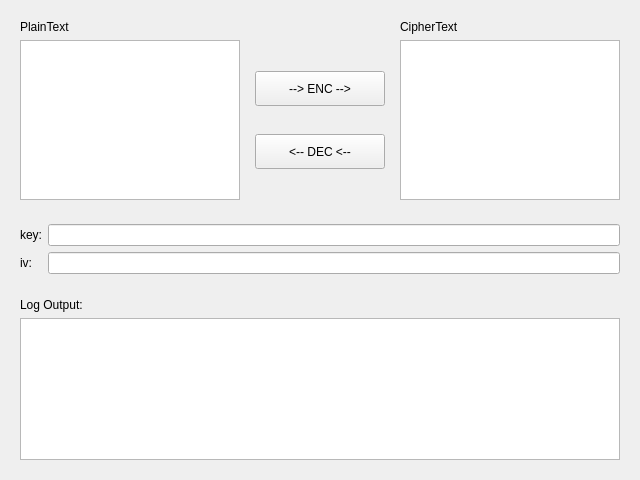
<?xml version="1.0" encoding="UTF-8"?>
<ui version="4.0">
 <class>Widget</class>
 <widget class="QWidget" name="Widget">
  <property name="geometry">
   <rect>
    <x>0</x>
    <y>0</y>
    <width>640</width>
    <height>480</height>
   </rect>
  </property>
  <property name="windowTitle">
   <string>Widget</string>
  </property>
  <layout class="QVBoxLayout" name="verticalLayout_5">
   <item>
    <widget class="QWidget" name="topWidget" native="true">
     <layout class="QGridLayout" name="gridLayout_2">
      <item row="0" column="0">
       <widget class="QLabel" name="plainTextLabel">
        <property name="text">
         <string>PlainText</string>
        </property>
       </widget>
      </item>
      <item row="0" column="2">
       <widget class="QLabel" name="plainTextLabel_2">
        <property name="text">
         <string>CipherText</string>
        </property>
       </widget>
      </item>
      <item row="1" column="0">
       <widget class="QTextEdit" name="plainText">
        <property name="sizePolicy">
         <sizepolicy hsizetype="Expanding" vsizetype="Expanding">
          <horstretch>0</horstretch>
          <verstretch>0</verstretch>
         </sizepolicy>
        </property>
        <property name="maximumSize">
         <size>
          <width>220</width>
          <height>180</height>
         </size>
        </property>
       </widget>
      </item>
      <item row="1" column="1">
       <widget class="QWidget" name="buttonsWidget" native="true">
        <layout class="QVBoxLayout" name="verticalLayout">
         <item>
          <widget class="QPushButton" name="encButton">
           <property name="minimumSize">
            <size>
             <width>0</width>
             <height>35</height>
            </size>
           </property>
           <property name="text">
            <string>--&gt; ENC --&gt;</string>
           </property>
          </widget>
         </item>
         <item>
          <widget class="QPushButton" name="decButton">
           <property name="minimumSize">
            <size>
             <width>0</width>
             <height>35</height>
            </size>
           </property>
           <property name="text">
            <string>&lt;-- DEC &lt;--</string>
           </property>
          </widget>
         </item>
        </layout>
       </widget>
      </item>
      <item row="1" column="2">
       <widget class="QTextEdit" name="cipherText">
        <property name="maximumSize">
         <size>
          <width>220</width>
          <height>180</height>
         </size>
        </property>
       </widget>
      </item>
     </layout>
    </widget>
   </item>
   <item>
    <widget class="QWidget" name="keyIvInputWidget" native="true">
     <layout class="QGridLayout" name="gridLayout">
      <item row="0" column="0">
       <widget class="QLabel" name="keyLabel">
        <property name="text">
         <string>key:</string>
        </property>
       </widget>
      </item>
      <item row="0" column="1">
       <widget class="QLineEdit" name="keyInput"/>
      </item>
      <item row="1" column="0">
       <widget class="QLabel" name="ivLabel">
        <property name="text">
         <string>iv:</string>
        </property>
       </widget>
      </item>
      <item row="1" column="1">
       <widget class="QLineEdit" name="ivInput"/>
      </item>
     </layout>
    </widget>
   </item>
   <item>
    <widget class="QWidget" name="widget" native="true">
     <property name="maximumSize">
      <size>
       <width>800</width>
       <height>200</height>
      </size>
     </property>
     <layout class="QVBoxLayout" name="verticalLayout_2">
      <item>
       <widget class="QLabel" name="LogOutputLabel">
        <property name="text">
         <string>Log Output:</string>
        </property>
       </widget>
      </item>
      <item>
       <widget class="QTextEdit" name="logOutput"/>
      </item>
     </layout>
    </widget>
   </item>
  </layout>
 </widget>
 <resources/>
 <connections/>
</ui>
